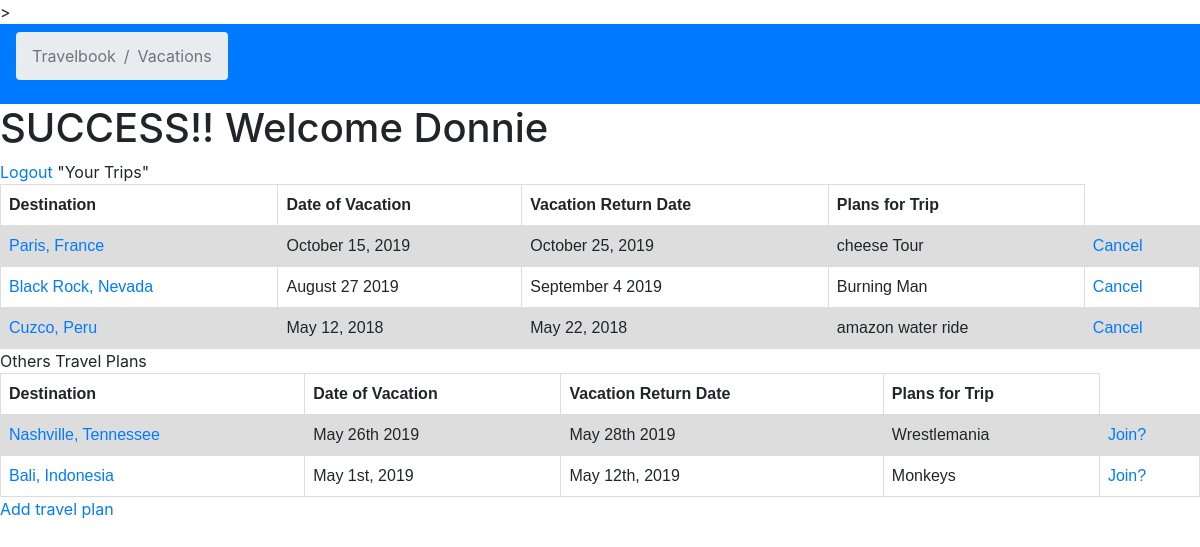
The page /travels (signed in) on the database its author committed.
### pythonExamApp/models.py (models this page shows)
class User(models.Model):
    Name = models.CharField(max_length=255)
    Username = models.CharField(max_length=255)
    Password = models.CharField(max_length=255)
    created_at = models.DateTimeField(auto_now_add=True)
    updated_at = models.DateTimeField(auto_now=True)
    objects = UserManager()

class Vacations(models.Model):
    Name = models.CharField(max_length=255)
    TravelStart = models.CharField(max_length=255)
    TravelEnd = models.CharField(max_length=255)
    Plan = models.TextField()
    Traveler = models.ForeignKey(User, related_name= "PlacesToVisit", on_delete = models.CASCADE)
    PossibleTrips = models.ManyToManyField(User, related_name= "possible_places")
    created_at = models.DateTimeField(auto_now_add=True)
    updated_at = models.DateTimeField(auto_now=True)
    objects = VacationsManager()

### pythonExamApp/views.py (the view)
# urls.py: path("travels", views.travels),
def travels(request):
    loggedInUser = User.objects.get(id=request.session['loggedInId'])
    if 'loggedInId' not in request.session:
        messages.error(request, "Log in to view Page.")
        return redirect("/")
    context = {
        'loggedInId': loggedInUser,
        'allVacations': Vacations.objects.all(),
        'YourTrips': Vacations.objects.filter(PossibleTrips = loggedInUser),
        'otherTrips': Vacations.objects.exclude(PossibleTrips = loggedInUser)
    }
    return render(request, "travels.html", context)

### pythonExamApp/templates/travels.html (shortened to what this page needs)
<!DOCTYPE html>
<html lang="en">
<head>
    <link rel="stylesheet" href="https://cdn.jsdelivr.net/npm/bootstrap@4.5.3/dist/css/bootstrap.min.css">
    <nav aria-label="breadcrumb"class="navbar navbar-dark bg-primary" >
        <ol class="breadcrumb">
        <li class="breadcrumb-item active" aria-current="page">Travelbook</li>
        <li class="breadcrumb-item active" aria-current="page">Vacations</li>
        </ol>
    </nav>
</head>
<body>
    <h1>SUCCESS!! Welcome {{loggedInId.Name}} </h1>
    <a href="/logout">Logout</a>
    "Your Trips"
    <table>
        <tr>
          <th>Destination</th>
          <th>Date of Vacation</th>
          <th>Vacation Return Date</th>
          <th>Plans for Trip </th>
        </tr>
        {% for x in YourTrips %}
        <tr>
          <td><a href="/destination/{{x.id}}">{{x.Name}}</a></td>
          <td>{{x.TravelStart}}</td>
          <td>{{x.TravelEnd}}</td>
          <td>{{x.Plan}}</td>
          <td><a href="/cancel/{{x.id}}">Cancel</a></td>
        </tr>
       {% endfor %}
      </table>
      Others Travel Plans
        <table>
            <tr>
            <th>Destination</th>
            <th>Date of Vacation</th>
            <th>Vacation Return Date</th>
            <th>Plans for Trip </th>
            </tr>
        {% for x in otherTrips %}
            <tr>
            <td><a href="/destination/{{x.id}}">{{x.Name}}</a></td>
            <td>{{x.TravelStart}}</td>
            <td>{{x.TravelEnd}}</td>
            <td>{{x.Plan}}</td>
            <td><a href="/JoinTrip/{{x.id}}">Join?</a></td>
            </tr>
        {% endfor %}
        </table>
        <a href="/travels/add">Add travel plan</a>
</body>
</html>

### pythonExamApp/templates/travels.html (style rules this page uses)
table { font-family: arial, sans-serif; border-collapse: collapse; width: 100%; }
td, th { border: 1px solid #dddddd; text-align: left; padding: 8px; }
tr:nth-child(even) { background-color: #dddddd; }

### rows shown on the page
User: Name "Donnie"
Vacations: Name "Paris, France", TravelStart "October 15, 2019", TravelEnd "October 25, 2019", Plan "cheese Tour"
Vacations: Name "Black Rock, Nevada", TravelStart "August 27 2019", TravelEnd "September 4 2019", Plan "Burning Man"
Vacations: Name "Cuzco, Peru", TravelStart "May 12, 2018", TravelEnd "May 22, 2018", Plan "amazon water ride"
Vacations: Name "Nashville, Tennessee", TravelStart "May 26th 2019", TravelEnd "May 28th 2019", Plan "Wrestlemania"
Vacations: Name "Bali, Indonesia", TravelStart "May 1st, 2019", TravelEnd "May 12th, 2019", Plan "Monkeys"
